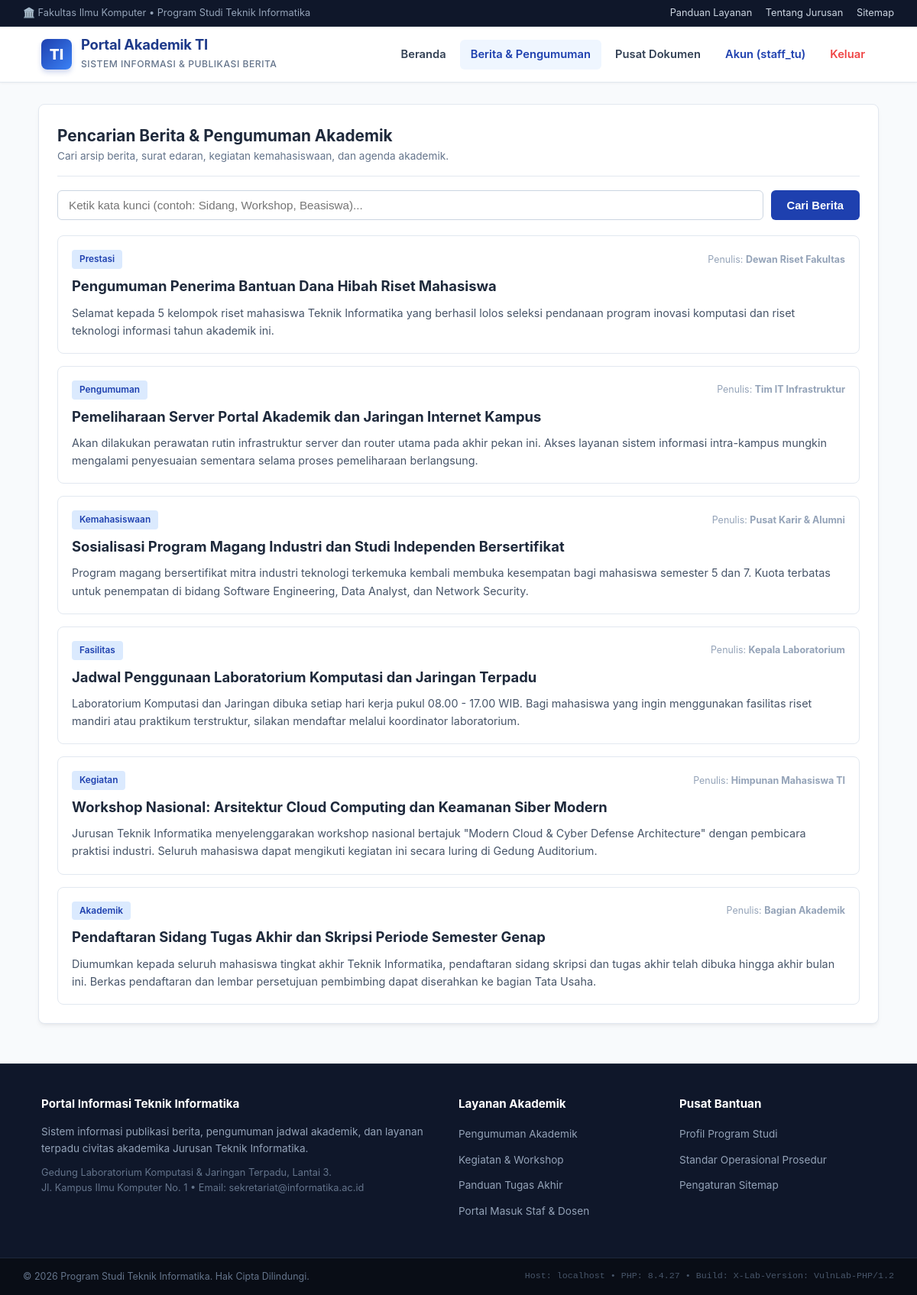
/search.php (signed in), run on the app's committed database.
### tables this page shows
CREATE TABLE IF NOT EXISTS `posts` (
  `id` int(11) NOT NULL AUTO_INCREMENT,
  `title` varchar(255) NOT NULL,
  `category` varchar(100) NOT NULL,
  `content` text NOT NULL,
  `author` varchar(100) NOT NULL,
  `created_at` datetime NOT NULL DEFAULT CURRENT_TIMESTAMP,
  PRIMARY KEY (`id`)
);

### search.php (the view, shortened to what this page needs)
<?php
require_once __DIR__ . '/header.php';
$query_string = $_GET['q'] ?? '';
$results = [];
$sql_error = '';
if ($query_string !== '') {
    if (!$db_connected) {
        $sql_error = "Database belum terhubung. Konfigurasi file config.php terlebih dahulu.";
    } else {
        $executed_query = "SELECT id, title, category, content, author FROM posts WHERE title LIKE '%$query_string%' OR content LIKE '%$query_string%'";
        $res = @mysqli_query($conn, $executed_query);
        if ($res === false) {
            $sql_error = mysqli_error($conn);
        } else {
            while ($row = mysqli_fetch_assoc($res)) {
                $results[] = $row;
            }
        }
    }
} else {
    if ($db_connected) {
        $res = @mysqli_query($conn, "SELECT id, title, category, content, author FROM posts ORDER BY id DESC");
        if ($res) {
            while ($row = mysqli_fetch_assoc($res)) {
                $results[] = $row;
            }
        }
    }
}
?>
<div class="container">
    <div class="card">
        <div class="card-header">
            <div>
                <h2 class="card-title" style="font-size: 1.3rem;">
                    Pencarian Berita & Pengumuman Akademik
                </h2>
                <p style="color: var(--text-muted); font-size: 0.85rem;">
                    Cari arsip berita, surat edaran, kegiatan kemahasiswaan, dan agenda akademik.
                </p>
            </div>
        </div>
        <form action="search.php" method="GET" style="display: flex; gap: 10px; flex-wrap: wrap; margin-bottom: 20px;">
            <input type="text" name="q" class="form-control" style="flex: 1; min-width: 250px;"
                   placeholder="Ketik kata kunci (contoh: Sidang, Workshop, Beasiswa)..."
                   value="<?php echo htmlspecialchars($query_string, ENT_QUOTES); ?>">
            <button type="submit" class="btn btn-primary">
                Cari Berita
            </button>
        </form>
        <?php if (!empty($results)): ?>
            <div style="display: flex; flex-direction: column; gap: 16px;">
                <?php foreach ($results as $item): ?>
                    <article style="border: 1px solid var(--border); border-radius: 8px; padding: 18px; background: #ffffff;">
                        <div style="display: flex; justify-content: space-between; align-items: center; margin-bottom: 8px; flex-wrap: wrap; gap: 8px;">
                            <span class="badge badge-blue"><?= htmlspecialchars($item['category'] ?? 'Umum'); ?></span>
                            <span style="font-size: 0.78rem; color: #94a3b8;">Penulis: <strong><?= htmlspecialchars($item['author'] ?? 'Admin'); ?></strong></span>
                        </div>
                        <h3 style="font-size: 1.15rem; font-weight: 700; color: #1e293b; margin-bottom: 8px;">
                            <?= htmlspecialchars($item['title'] ?? '-'); ?>
                        </h3>
                        <p style="font-size: 0.9rem; color: #475569; line-height: 1.6;">
                            <?= nl2br(htmlspecialchars($item['content'] ?? '-')); ?>
                        </p>
                    </article>
                <?php endforeach; ?>
            </div>
        <?php elseif (empty($sql_error)): ?>
            <div class="alert alert-info">
                Tidak ada informasi yang sesuai dengan kata kunci pencarian Anda. Silakan coba kata kunci lain.
            </div>
        <?php endif; ?>
    </div>
</div>
<?php require_once __DIR__ . '/footer.php'; ?>

### header.php (style rules this page uses)
:root { --primary: #1e40af; --primary-dark: #1e3a8a; --primary-light: #3b82f6; --accent: #0ea5e9; --bg-page: #f8fafc; --bg-card: #ffffff; --text-main: #0f172a; --text-muted: #64748b; --border: #e2e8f0; --radius: 8px; --shadow: 0 4px 6px -1px rgba(0, 0, 0, 0.05), 0 2px 4px -2px rgba(0, 0, 0, 0.05); --shadow-lg: 0 10px 15px -3px rgba(0, 0, 0, 0.08), 0 4px 6px -4px rgba(0, 0, 0, 0.04); --font-sans: -apple-system, BlinkMacSystemFont, "Segoe UI", Roboto, "Helvetica Neue", Arial, sans-serif; --font-mono: SFMono-Regular, Consolas, "Liberation Mono", Menlo, monospace; }
* { box-sizing: border-box; margin: 0; padding: 0; }
body { background-color: var(--bg-page); color: var(--text-main); font-family: var(--font-sans); line-height: 1.6; min-height: 100vh; display: flex; flex-direction: column; }
.container { max-width: 1140px; width: 100%; margin: 28px auto; padding: 0 20px; flex: 1; }
.card { background: var(--bg-card); border: 1px solid var(--border); border-radius: var(--radius); padding: 24px; box-shadow: var(--shadow); margin-bottom: 24px; }
.card-header { display: flex; justify-content: space-between; align-items: center; border-bottom: 1px solid var(--border); padding-bottom: 14px; margin-bottom: 18px; }
.card-title { font-size: 1.25rem; font-weight: 700; color: #1e293b; }
.form-control { width: 100%; padding: 10px 14px; background-color: #ffffff; border: 1px solid #cbd5e1; border-radius: 6px; font-size: 0.95rem; outline: none; transition: border-color 0.2s, box-shadow 0.2s; }
.btn { display: inline-block; padding: 10px 20px; font-size: 0.92rem; font-weight: 600; text-decoration: none; border-radius: 6px; border: 1px solid transparent; cursor: pointer; transition: all 0.2s; text-align: center; }
.btn-primary { background-color: var(--primary); color: #ffffff; }
.badge { display: inline-block; padding: 3px 10px; font-size: 0.74rem; font-weight: 600; border-radius: 4px; }
.badge-blue { background: #dbeafe; color: #1e40af; }

### data on the page
posts: category "Prestasi", author "Dewan Riset Fakultas", title "Pengumuman Penerima Bantuan Dana Hibah Riset Mahasiswa", content "Selamat kepada 5 kelompok riset mahasiswa Teknik Informatika yang berhasil lolos seleksi pendanaan program inovasi komputasi dan riset teknologi informasi tahun akademik ini."
posts: category "Pengumuman", author "Tim IT Infrastruktur", title "Pemeliharaan Server Portal Akademik dan Jaringan Internet Kampus", content "Akan dilakukan perawatan rutin infrastruktur server dan router utama pada akhir pekan ini. Akses layanan sistem informasi intra-kampus mungkin mengalami penyesuaian sementara selama proses pemeliharaan berlangsung."
posts: category "Kemahasiswaan", author "Pusat Karir & Alumni", title "Sosialisasi Program Magang Industri dan Studi Independen Bersertifikat", content "Program magang bersertifikat mitra industri teknologi terkemuka kembali membuka kesempatan bagi mahasiswa semester 5 dan 7. Kuota terbatas untuk penempatan di bidang Software Engineering, Data Analyst, dan Network Security."
posts: category "Fasilitas", author "Kepala Laboratorium", title "Jadwal Penggunaan Laboratorium Komputasi dan Jaringan Terpadu", content "Laboratorium Komputasi dan Jaringan dibuka setiap hari kerja pukul 08.00 - 17.00 WIB. Bagi mahasiswa yang ingin menggunakan fasilitas riset mandiri atau praktikum terstruktur, silakan mendaftar melalui koordinator laboratorium."
posts: category "Kegiatan", author "Himpunan Mahasiswa TI", title "Workshop Nasional: Arsitektur Cloud Computing dan Keamanan Siber Modern", content "Jurusan Teknik Informatika menyelenggarakan workshop nasional bertajuk \"Modern Cloud & Cyber Defense Architecture\" dengan pembicara praktisi industri. Seluruh mahasiswa dapat mengikuti kegiatan ini secara luring di Gedung Auditorium."
posts: category "Akademik", author "Bagian Akademik", title "Pendaftaran Sidang Tugas Akhir dan Skripsi Periode Semester Genap", content "Diumumkan kepada seluruh mahasiswa tingkat akhir Teknik Informatika, pendaftaran sidang skripsi dan tugas akhir telah dibuka hingga akhir bulan ini. Berkas pendaftaran dan lembar persetujuan pembimbing dapat diserahkan ke bagian Tata Usaha."

### other printed values
$logged_user['username'] "staff_tu"
$_SERVER['HTTP_HOST'] "localhost"
phpversion() "8.4.27"
